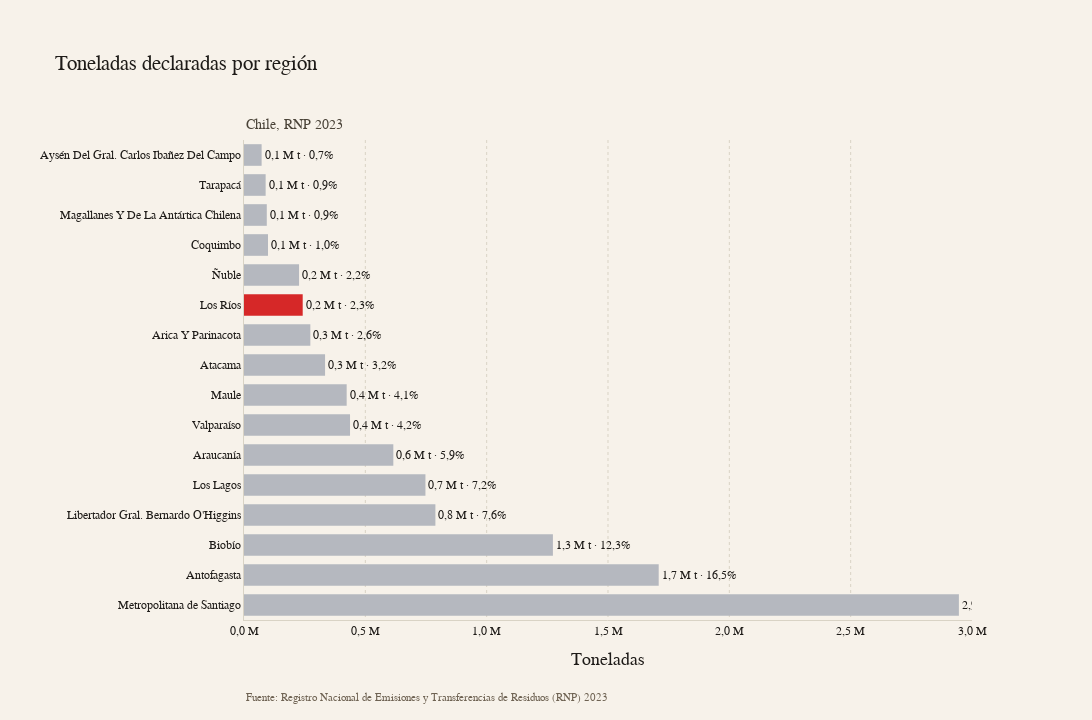

Here is the notebook cell this chart was saved with:
### Code cell
national_bar_df = (

    region_df[["region", "toneladas_sum"]]

    .dropna()

    .sort_values("toneladas_sum", ascending=False)

    .reset_index(drop=True)

)



region_wrap_map = {

    "Metropolitana De Santiago": "Metropolitana\nde Santiago",

    "Los Lagos": "Los Lagos",

    "Los Ríos": "Los Ríos",

}

national_bar_df["region_display"] = (

    national_bar_df["region"].astype(str).map(region_wrap_map).fillna(national_bar_df["region"].astype(str))

)



total_tonnes = national_bar_df["toneladas_sum"].sum()

national_bar_df["tonnes_millions"] = national_bar_df["toneladas_sum"] / 1_000_000

national_bar_df["share"] = national_bar_df["toneladas_sum"] / total_tonnes



def format_spanish_number(number: float) -> str:

    formatted = f"{number:,.1f}"

    return formatted.replace(",", "X").replace(".", ",").replace("X", ".")



national_bar_df["label"] = national_bar_df.apply(

    lambda row: f"{format_spanish_number(row['tonnes_millions'])} M t · {format_spanish_number(row['share'] * 100)}%",

    axis=1,

)



highlight_color = "#d62828"

neutral_color = "#b5b8bf"

bar_colors = [highlight_color if region == "Los Ríos" else neutral_color for region in national_bar_df["region"]]



national_fig = go.Figure(

    go.Bar(

        x=national_bar_df["tonnes_millions"],

        y=national_bar_df["region_display"],

        orientation="h",

        marker=dict(color=bar_colors, line=dict(color="rgba(0,0,0,0)", width=0)),

        text=national_bar_df["label"],

        textposition="outside",

        textfont=dict(family="Georgia, serif", color="#1e1b18", size=12),

        hovertemplate="<b>%{customdata[0]}</b><br>Toneladas: %{customdata[1]:,.0f}<br>Participación nacional: %{customdata[2]:.1%}<extra></extra>",

        customdata=national_bar_df[["region", "toneladas_sum", "share"]].to_numpy(),

        showlegend=False,

    )

)



max_millions = national_bar_df["tonnes_millions"].max()

tick_max = math.ceil((max_millions + 0.01) / 0.5) * 0.5

xaxis_range = [0, tick_max]



national_fig = apply_economist_style(

    national_fig,

    base_color=neutral_color,

    underline=False,

    auto_marker_line=False,

)



tick_vals = [round(0.5 * i, 1) for i in range(int(tick_max / 0.5) + 1)]

tick_text = [f"{format_spanish_number(val)} M" for val in tick_vals]



national_fig.update_traces(marker_line_color="rgba(0,0,0,0)")



national_fig.update_layout(

    title="Toneladas declaradas por región",

    xaxis_title="Toneladas",

    yaxis_title="",

    xaxis=dict(tickvals=tick_vals, ticktext=tick_text, range=xaxis_range, dtick=0.5),

    yaxis=dict(categoryorder="array", categoryarray=national_bar_df["region_display"].tolist()),

    width=1280,

    height=720,

    margin=dict(l=220, r=120, t=140, b=100),

    annotations=[

        dict(

            text="Chile, RNP 2023",

            x=0,

            y=1.05,

            xref="paper",

            yref="paper",

            showarrow=False,

            font=dict(family="Georgia, serif", size=14, color="#4a4338"),

        ),

        dict(

            text="Fuente: Registro Nacional de Emisiones y Transferencias de Residuos (RNP) 2023",

            x=0,

            y=-0.18,

            xref="paper",

            yref="paper",

            showarrow=False,

            font=dict(family="Georgia, serif", size=11, color="#6e6252"),

        ),

    ],

)



national_fig

### Figure 1 — Plotly figure (JSON) as saved in the notebook; plotly's stock layout.template omitted (floating-point values rounded to 4 significant figures)
{"data": [{"customdata": [["Metropolitana De Santiago", 2946000.0, 0.2841], ["Antofagasta", 1709000.0, 0.1648], ["Biobío", 1273000.0, 0.1227], ["Libertador Gral. Bernardo O'Higgins", 788700.0, 0.07605], ["Los Lagos", 747700.0, 0.0721], ["Araucanía", 615300.0, 0.05933], ["Valparaíso", 436900.0, 0.04213], ["Maule", 423100.0, 0.0408], ["Atacama", 334100.0, 0.03221], ["Arica Y Parinacota", 273400.0, 0.02636], ["Los Ríos", 241900.0, 0.02332], ["Ñuble", 226900.0, 0.02188], ["Coquimbo", 99040.0, 0.00955], ["Magallanes Y De La Antártica Chilena", 93970.0, 0.009061], ["Tarapacá", 89210.0, 0.008602], ["Aysén Del Gral. Carlos Ibañez Del Campo", 72600.0, 0.007]], "hovertemplate": "<b>%{customdata[0]}</b><br>Toneladas: %{customdata[1]:,.0f}<br>Participación nacional: %{customdata[2]:.1%}<extra></extra>", "marker": {"color": ["#b5b8bf", "#b5b8bf", "#b5b8bf", "#b5b8bf", "#b5b8bf", "#b5b8bf", "#b5b8bf", "#b5b8bf", "#b5b8bf", "#b5b8bf", "#d62828", "#b5b8bf", "#b5b8bf", "#b5b8bf", "#b5b8bf", "#b5b8bf"], "line": {"color": "rgba(0,0,0,0)", "width": 0}}, "orientation": "h", "showlegend": false, "text": ["2,9 M t · 28,4%", "1,7 M t · 16,5%", "1,3 M t · 12,3%", "0,8 M t · 7,6%", "0,7 M t · 7,2%", "0,6 M t · 5,9%", "0,4 M t · 4,2%", "0,4 M t · 4,1%", "0,3 M t · 3,2%", "0,3 M t · 2,6%", "0,2 M t · 2,3%", "0,2 M t · 2,2%", "0,1 M t · 1,0%", "0,1 M t · 0,9%", "0,1 M t · 0,9%", "0,1 M t · 0,7%"], "textfont": {"color": "#1e1b18", "family": "Georgia, serif", "size": 12}, "textposition": "outside", "type": "bar", "x": [2.946, 1.709, 1.273, 0.7887, 0.7477, 0.6153, 0.4369, 0.4231, 0.3341, 0.2734, 0.2419, 0.2269, 0.09904, 0.09397, 0.08921, 0.0726], "y": ["Metropolitana\nde Santiago", "Antofagasta", "Biobío", "Libertador Gral. Bernardo O'Higgins", "Los Lagos", "Araucanía", "Valparaíso", "Maule", "Atacama", "Arica Y Parinacota", "Los Ríos", "Ñuble", "Coquimbo", "Magallanes Y De La Antártica Chilena", "Tarapacá", "Aysén Del Gral. Carlos Ibañez Del Campo"]}], "layout": {"annotations": [{"font": {"color": "#4a4338", "family": "Georgia, serif", "size": 14}, "showarrow": false, "text": "Chile, RNP 2023", "x": 0, "xref": "paper", "y": 1.05, "yref": "paper"}, {"font": {"color": "#6e6252", "family": "Georgia, serif", "size": 11}, "showarrow": false, "text": "Fuente: Registro Nacional de Emisiones y Transferencias de Residuos (RNP) 2023", "x": 0, "xref": "paper", "y": -0.18, "yref": "paper"}], "bargap": 0.28, "colorway": ["#b5b8bf"], "font": {"color": "#1e1b18", "family": "Georgia, serif", "size": 15}, "height": 720, "hoverlabel": {"bgcolor": "#ffffff", "font": {"color": "#1e1b18", "family": "Georgia, serif"}}, "legend": {"font": {"color": "#1e1b18", "family": "Georgia, serif", "size": 12}}, "margin": {"b": 100, "l": 220, "r": 120, "t": 140}, "paper_bgcolor": "#f7f2ea", "plot_bgcolor": "#f7f2ea", "title": {"text": "Toneladas declaradas por región"}, "width": 1280, "xaxis": {"dtick": 0.5, "gridcolor": "#d9d3c5", "griddash": "dot", "linecolor": "#d9d3c5", "range": [0, 3], "showgrid": true, "tickfont": {"color": "#1e1b18", "family": "Georgia, serif", "size": 12}, "ticktext": ["0,0 M", "0,5 M", "1,0 M", "1,5 M", "2,0 M", "2,5 M", "3,0 M"], "tickvals": [0, 0.5, 1, 1.5, 2, 2.5, 3], "title": {"text": "Toneladas"}, "zeroline": false}, "yaxis": {"categoryarray": ["Metropolitana\nde Santiago", "Antofagasta", "Biobío", "Libertador Gral. Bernardo O'Higgins", "Los Lagos", "Araucanía", "Valparaíso", "Maule", "Atacama", "Arica Y Parinacota", "Los Ríos", "Ñuble", "Coquimbo", "Magallanes Y De La Antártica Chilena", "Tarapacá", "Aysén Del Gral. Carlos Ibañez Del Campo"], "categoryorder": "array", "linecolor": "#d9d3c5", "showgrid": false, "tickfont": {"color": "#1e1b18", "family": "Georgia, serif", "size": 12}, "title": {"text": ""}, "zeroline": false}}}
